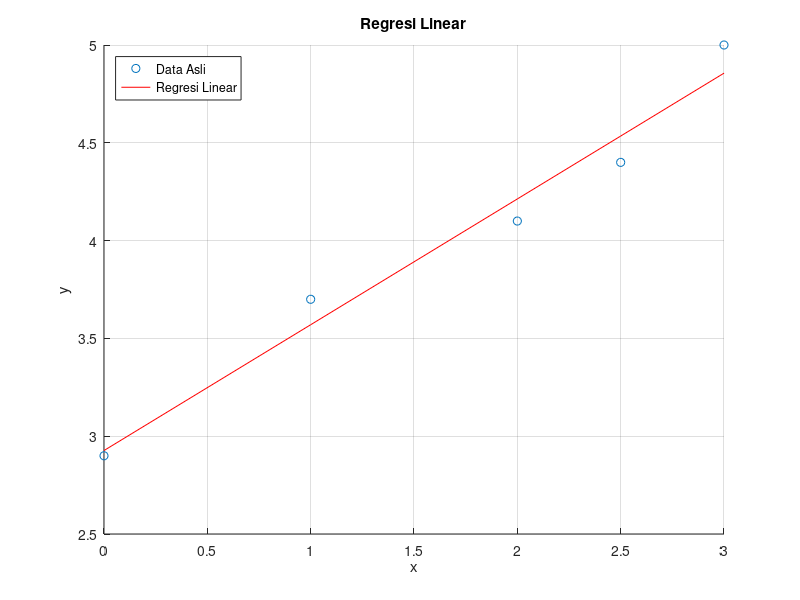
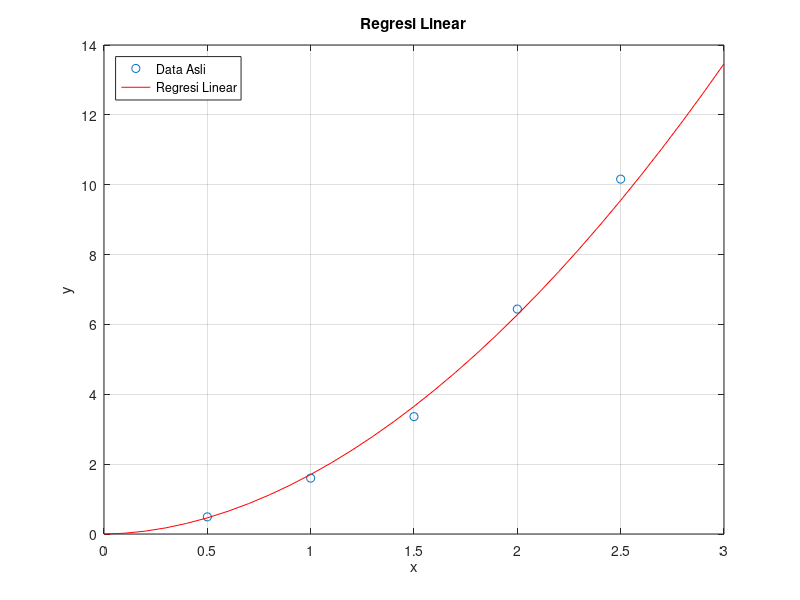
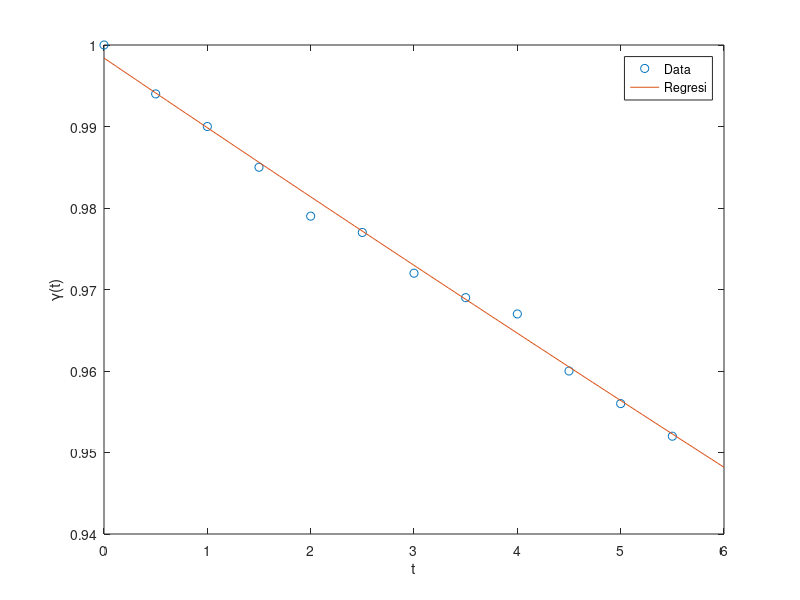

Reproduce these figures in MATLAB, in order.
%Contoh Soal
% Data tabel
x = [0.0, 1.0, 2.0, 2.5, 3.0];
y = [2.9, 3.7, 4.1, 4.4, 5.0];

% Mencari nilai a dan b
n = length(x);
xy = x .* y;
x2 = x .^ 2;

b = (n * sum(xy) - sum(x) * sum(y)) / (n * sum(x2) - sum(x) ^ 2);
a = mean(y) - b * mean(x);

% Persamaan garis regresi
regression_line = a + b * x;

fprintf('\nContoh Soal\n')
% Menampilkan hasil
fprintf('Persamaan garis regresi: y = %.2f + %.2fx\n', a, b);

% Menampilkan tabel
fprintf('No\t\tx\t\ty\t\txy\t\tx^2\n');
for i = 1:n
    fprintf('%d\t %.1f\t %.1f\t %.1f\t %.1f\n', i, x(i), y(i), xy(i), x2(i));
end

% Menampilkan hasil tambahan
jumx = sum(x);
jumxy = sum(x .* y);
fprintf('Jumlah kolom x: %.4f\n', jumx);
fprintf('Jumlah kolom xy: %.4f\n', jumxy);

% Menampilkan grafik hasil regresi
scatter(x, y, 'Marker', 'o', 'DisplayName', 'Data Asli');
hold on;
plot(x, regression_line, 'r', 'DisplayName', 'Regresi Linear');
xlabel('x');
ylabel('y');
legend('Location', 'northwest');
title('Regresi Linear');
grid on;
hold off;



%No.1
% Data tabel
x = [0.5, 1.0, 1.5, 2.0, 2.5];
y = [0.49, 1.60, 3.36, 6.44, 10.16];

% Mencari nilai a dan b
lnx = log(x);
lny = log(y);

n = length(x);
lnxy = lnx .* lny;
lnx2 = lnx .^ 2;

b = (n * sum(lnxy) - sum(lnx) * sum(lny)) / (n * sum(lnx2) - sum(lnx) ^ 2);
a = exp(mean(lny) - b * mean(lnx));

fprintf('\n\nNomer 1\n')

% Persamaan garis regresi
fprintf('Persamaan garis regresi: y = %.2fx^%.2f\n', a, b);

% Menampilkan tabel
fprintf('No\t\tx\t\ty\t\txy\t\tx^2\n');
for i = 1:n
    fprintf('%d\t %.2f\t %.2f\t %.2f\t %.2f\n', i, x(i), y(i), x(i)*y(i), x(i)^2);
end

% Menampilkan hasil tambahan
jumx = sum(x);
jumxy = sum(x .* y);
fprintf('Jumlah kolom x: %.4f\n', jumx);
fprintf('Jumlah kolom xy: %.4f\n', jumxy);

% Menampilkan grafik hasil regresi
x_regresi = 0:0.1:3; % Rentang x untuk plot hasil regresi
y_regresi = a * exp(b * log(x_regresi));

figure;
plot(x, y, 'o', 'DisplayName', 'Data Asli');
hold on;
plot(x_regresi, y_regresi, 'r', 'DisplayName', 'Regresi Linear');
xlabel('x');
ylabel('y');
legend('Location', 'northwest');
title('Regresi Linear');
grid on;
hold off;


%No. 2
% Data yang diberikan
t = [0.0, 0.5, 1.0, 1.5, 2.0, 2.5, 3.0, 3.5, 4.0, 4.5, 5.0, 5.5];
gamma = [1.000, 0.994, 0.990, 0.985, 0.979, 0.977, 0.972, 0.969, 0.967, 0.960, 0.956, 0.952];

% Nilai a dan b yang diberikan
a = 0.9984;
b = 0.0086;

fprintf('\n\nNomer 2\n')

% Menampilkan hasil
fprintf('Nilai a = %.4f\n', a);
fprintf('Nilai b = %.4f\n', b);

% Mencetak tabel tambahan
fprintf('No\t\tt\t\tγ\t\ttγ\t\tt^2\n');
for i = 1:length(t)
    fprintf('%d\t%.2f\t%.3f\t%.3f\t%.2f\n', i, t(i), gamma(i), t(i) * gamma(i), t(i)^2);
end

% Menghitung jumlah kolom t dan jumlah kolom tγ
sum_t = sum(t);
sum_t_gamma = sum(t .* gamma);

fprintf('Jumlah kolom t: %.4f\n', sum_t);
fprintf('Jumlah kolom tγ: %.4f\n', sum_t_gamma);

% Menampilkan perubahan pada teks Persamaan garis regresi
fprintf('Persamaan garis regresi: γ(t) = %.4f * exp^(-%.4f * t)\n', a, b);

% Mencetak grafik hasil regresi
t_fit = linspace(0, 6, 100); % Rentang nilai t untuk plot hasil regresi
gamma_fit = a * exp(-b * t_fit);

figure;
plot(t, gamma, 'o', t_fit, gamma_fit);
xlabel('t');
ylabel('\gamma(t)');
legend('Data', 'Regresi');

